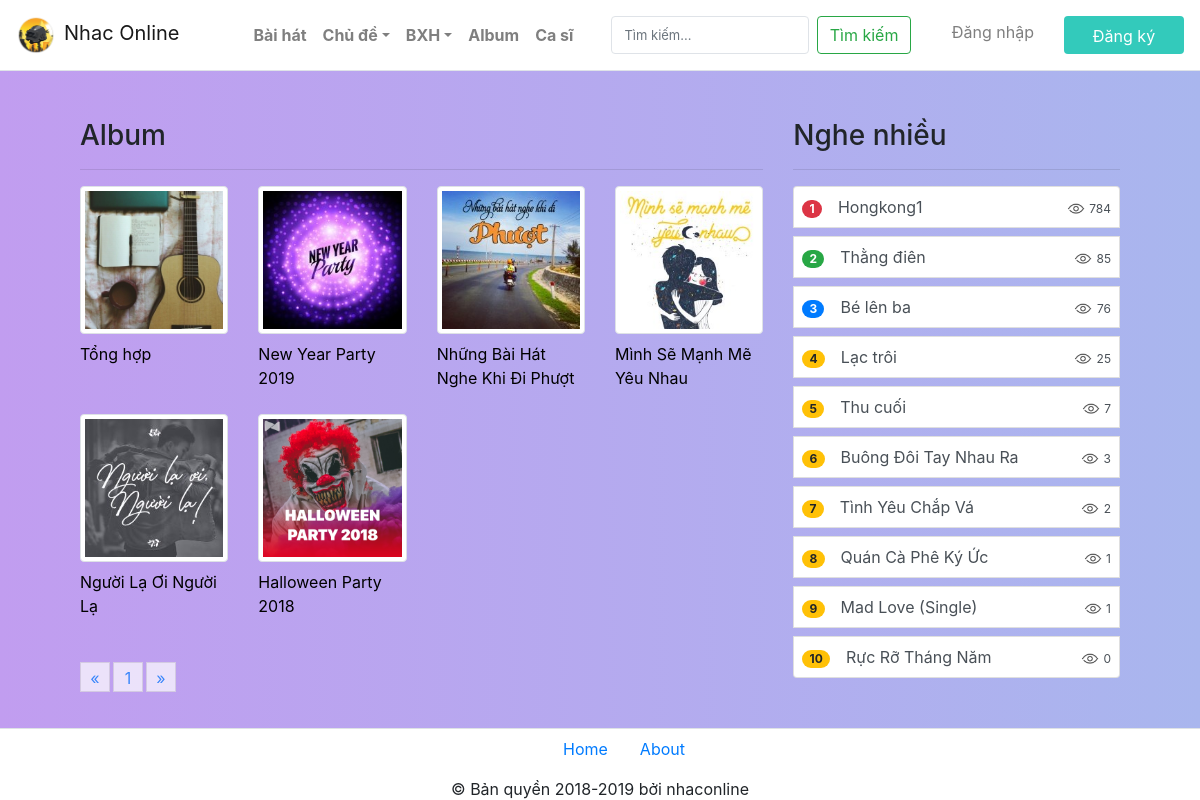
The app's page /Sources/album.php with its own data.
### tables this page shows
CREATE TABLE `album` (
  `id` int(100) NOT NULL,
  `tenalbum` varchar(100) NOT NULL,
  `image` varchar(100) NOT NULL
);

### Sources/album.php (the view, shortened to what this page needs)
<!DOCTYPE html>
<html lang="en">
<head>
    <link rel="stylesheet" href="./css/hover.css">
    <link rel="stylesheet" href="./css/bootstrap.min.css">
    <link rel="stylesheet" href="./css/fixbody.css">
	<link rel="stylesheet" href="./css/jquery.paginate.css">
</head>
<body>
    <div class="container-fullwidth">
        <?php
        include('./php/header.php');
        ?>
        <main class="col-md-11 m-auto">
            <div class="left col-md-8 float-left">
                <div class="text-md-left mt-5">
                    <h3>Album</h3>
                </div><hr>
                <div class="row" id="listbaihat">
                <?php
                    require('./php/connect.php');
                    $sql = "SELECT * FROM album";
                    $result = mysqli_query($con,$sql);
                    while($row = mysqli_fetch_assoc($result)){
                        $tenalbum = $row['tenalbum'];
                        $image=$row['image'];
                        echo '<div class="col-lg-3 col-md-4 img-hover">
                                <a href="p_album.php?id='.$row['id'] .'" class="d-block mb-4 h-100" style="text-decoration: none;">
                                <div><img class="img-fluid img-thumbnail " src="./'.$image.'" alt=""></div>
                                <div class="mt-2" style="color: black;">'.$tenalbum.'</div>
                                </a>
                            </div>';
                    }
                    ?>
                </div>
            </div>
            <div class="right col-md-4 float-right">
                <?php include('./php/menuright.php');?>
            </div>
        </main>
        <?php
        include('./php/footer.php');
        ?>
    </div>
</body>
</html>

### Sources/css/hover.css (style rules this page uses)
.img-hover img { -webkit-transition: all .3s ease; -moz-transition: all .3s ease; -o-transition: all .3s ease; -ms-transition: all .3s ease; transition: all .3s ease; position:relative; }

### Sources/css/fixbody.css (style rules this page uses)
body { background: linear-gradient(to left, #a9b6ee, #c19df0); }

### records on screen
album: image (picture), tenalbum "Tổng hợp"
album: image (picture), tenalbum "New Year Party 2019"
album: image (picture), tenalbum "Những Bài Hát Nghe Khi Đi Phượt"
album: image (picture), tenalbum "Mình Sẽ Mạnh Mẽ Yêu Nhau"
album: image (picture), tenalbum "Người Lạ Ơi Người Lạ"
album: image (picture), tenalbum "Halloween Party 2018"

### other values on screen
$tenbaihat "Hongkong1"
$luotnghe "784"
$tenbaihat "Thằng điên"
$luotnghe "85"
$tenbaihat "Bé lên ba"
$luotnghe "76"
$tenbaihat "Lạc trôi"
$luotnghe "25"
$tenbaihat "Thu cuối"
$luotnghe "7"
$tenbaihat "Buông Đôi Tay Nhau Ra"
$luotnghe "3"
$tenbaihat "Tình Yêu Chắp Vá"
$luotnghe "2"
$tenbaihat "Quán Cà Phê Ký Ức"
